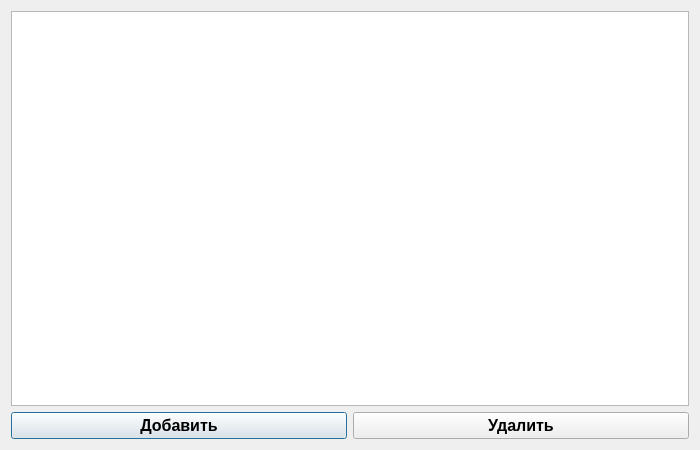
<?xml version="1.0" encoding="UTF-8"?>
<ui version="4.0">
 <class>Service</class>
 <widget class="QDialog" name="Service">
  <property name="geometry">
   <rect>
    <x>0</x>
    <y>0</y>
    <width>700</width>
    <height>450</height>
   </rect>
  </property>
  <property name="minimumSize">
   <size>
    <width>700</width>
    <height>450</height>
   </size>
  </property>
  <property name="windowTitle">
   <string>Услуги</string>
  </property>
  <layout class="QHBoxLayout" name="horizontalLayout_2">
   <item>
    <layout class="QVBoxLayout" name="verticalLayout">
     <item>
      <widget class="QTableView" name="tableView">
       <property name="font">
        <font>
         <family>Times New Roman</family>
         <pointsize>12</pointsize>
        </font>
       </property>
      </widget>
     </item>
     <item>
      <layout class="QHBoxLayout" name="horizontalLayout">
       <item>
        <widget class="QPushButton" name="addServiceButton">
         <property name="font">
          <font>
           <family>Tahoma</family>
           <pointsize>12</pointsize>
           <weight>75</weight>
           <italic>false</italic>
           <bold>true</bold>
          </font>
         </property>
         <property name="text">
          <string>Добавить</string>
         </property>
        </widget>
       </item>
       <item>
        <widget class="QPushButton" name="delButton">
         <property name="font">
          <font>
           <family>Tahoma</family>
           <pointsize>12</pointsize>
           <weight>75</weight>
           <bold>true</bold>
          </font>
         </property>
         <property name="text">
          <string>Удалить</string>
         </property>
        </widget>
       </item>
      </layout>
     </item>
    </layout>
   </item>
  </layout>
 </widget>
 <resources/>
 <connections/>
</ui>
